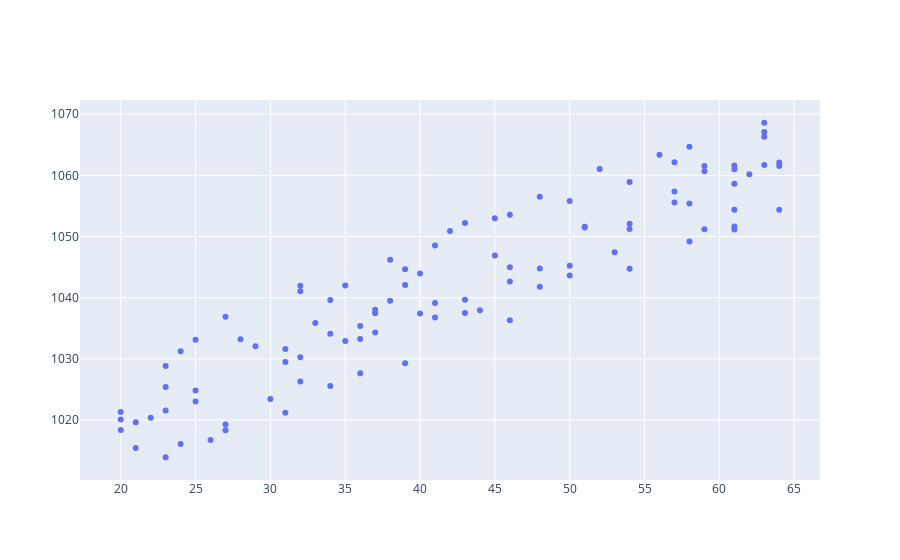

This figure's notebook cell:
### Markdown cell above
## Bare-bones scatter plot

### Code cell
trace = go.Scatter(x = female_age,
                  y = female_salary,
                  mode = "markers")

data = [trace]

# iplot({"data":data}) # old way of doing things in Jupyter Notebook!
pio.show({"data": data})
